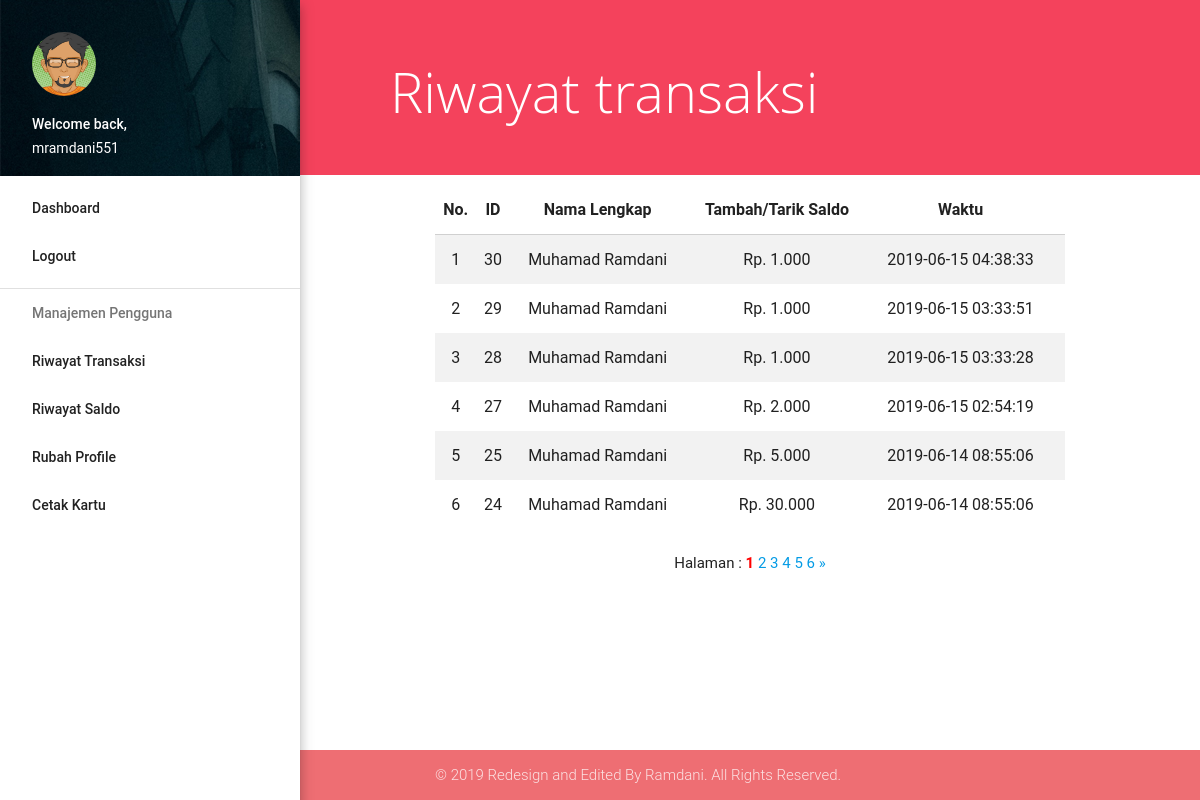
The page /pelanggan_dashboard/riwayat/tambah.php (signed in) on the database its author committed.
### tables this page shows
CREATE TABLE `log_saldo` (
  `id` int(11) NOT NULL,
  `penjual` varchar(50) DEFAULT NULL,
  `pelanggan` varchar(50) DEFAULT NULL,
  `first_name` varchar(50) DEFAULT NULL,
  `last_name` varchar(50) DEFAULT NULL,
  `add_saldo` int(255) NOT NULL,
  `waktu` timestamp NOT NULL DEFAULT CURRENT_TIMESTAMP ON UPDATE CURRENT_TIMESTAMP
);

### pelanggan_dashboard/riwayat/tambah.php (the view, shortened to what this page needs)
<?php
  require '../../konek.php';
  $username3=$_SESSION['username3'];
  $jumlahdataperhalaman=6;
  $result=mysqli_query($conn, "SELECT *FROM transaksi where username='$username3'");
  $jumlahdata=mysqli_num_rows($result);
  $jumlahhalaman=ceil($jumlahdata/$jumlahdataperhalaman);
  $halamanaktif = (isset($_GET["halaman"]) ) ? $_GET["halaman"] : 1;
  $awaldata=($jumlahdataperhalaman * $halamanaktif) - $jumlahdataperhalaman;
  $query=mysqli_query($conn, "SELECT id, first_name, last_name ,add_saldo, waktu FROM log_saldo where pelanggan='$username3' ORDER BY id DESC LIMIT $awaldata, $jumlahdataperhalaman");
?>
<!DOCTYPE html>
<html>
  <head>
    <link href="../../admin_dashboard/files/font-awesome.min.css" rel="stylesheet" type="text/css" />
    <link href="../../admin_dashboard/files/ionicons.min.css" rel="stylesheet" type="text/css" />
    <link rel="stylesheet" href="../../admin_dashboard/files/materialize.min.css">
    <link href="../../admin_dashboard/files/icon.css" rel="stylesheet">
    <link href="../../admin_dashboard/assets/css/custom.css" rel="stylesheet" type="text/css" />
  </head>
  <body>
    <ul id="slide-out" class="side-nav fixed z-depth-4">
      <li>
        <div class="userView">
          <div class="background">
            <img src="../../admin_dashboard/assets/img/photo1.png">
          </div>
          <img class="circle" src="../../admin_dashboard/assets/img/avatar04.png">
          <span class="white-text name">Welcome back,</span>
          <span class="white-text email"><?php echo $_SESSION['username3']; ?></span>
        </div>
      </li>
      <li><a class="active" href="../index.php">Dashboard</a></li>
      <li><a class="active" href="../../logout">Logout</a></li>
      <li><div class="divider"></div></li>
      <li><a class="subheader">Manajemen Pengguna</a></li>
      <li class="no-padding">
        <ul class="collapsible collapsible-accordion">
          <li>
              <ul>
                <li><a href="../riwayat">Riwayat Transaksi</a></li>
                <li><a href="../riwayat/tambah.php">Riwayat Saldo</a></li>
                <li><a href="../update/ubah_pelanggan.php">Rubah Profile</a></li>
                <li><a href="../print/">Cetak Kartu</a></li>
              </ul>
          </li>
        </ul>
      </li>
    </ul>
    <main>
    <section class="content">
      <div class="page-announce valign-wrapper"><h1 class="page-announce-text valign">Riwayat transaksi</h1></div>
      <div id="posttable" class="container">
        <table class="responsive-table striped hover centered" id="names-table">
          <thead>
            <tr>
                <th>No.</th>
                <th>ID</th>
                <th>Nama Lengkap</th>
                <th>Tambah/Tarik Saldo</th>
                <th>Waktu</th>
            </tr>
          </thead>
          <tbody>
          <div class="none">
          <?php $a=1+$awaldata; ?>
            <?php while($result=mysqli_fetch_assoc($query)): ?>
            </div>
            <tr>
              <td><?php echo $a; ?></td>
              <td><?php echo $result['id'] ?></td>
              <td><?php echo $result['first_name'].' '.$result['last_name'] ?></td>
              <td><?php echo 'Rp. '.number_format($result['add_saldo'], 0,'.','.') ?></td>
              <td><?php echo $result['waktu'] ?></td>
                <td>
              </td>
            </tr>
            <?php $a++; ?>
            <?php endwhile; ?>
  </section>
  <center>
    <br>
    Halaman :
        <?php for($i=1; $i<=$jumlahhalaman; $i++) : ?>
          <?php if($i == $halamanaktif) :?>
            <a href="?halaman=<?php echo $i; ?>" style="font-weight:bold; color:red;"><?php echo $i; ?></a>
          <?php else : ?>
            <a href="?halaman=<?php echo $i; ?>"><?php echo $i; ?></a>
          <?php endif; ?>
        <?php endfor; ?>
        <?php if($halamanaktif < $jumlahhalaman) : ?>
          <a href="?halaman=<?php echo $halamanaktif + 1; ?>">&raquo;</a>
        <?php endif; ?>
  </center>
  </main>
  <footer class="page-footer">
    <div class="footer-copyright">
        <div class="container">
          © 2019 Redesign and Edited By Ramdani. All Rights Reserved.
        </div>
      </div>
    </footer>
  </body>
</html>

### admin_dashboard/assets/css/custom.css (style rules this page uses)
@media (min-width:993px) { main, footer { padding-left: 300px; } }
div.page-announce { min-height: 175px; height: auto; background-color: #f4425c; padding: 40px; margin-bottom: 10px; }
h1.page-announce-text { font-family: 'Open Sans', sans-serif; font-weight: 100; font-size: 56px; color: #fff; line-height: 0.5em; margin-left: 50px; }
body { display: flex; min-height: 100vh; flex-direction: column; }
main { flex: 1 0 auto; }
.page-footer { padding-top: 0 !important; background-color: #f4425c; margin-top: 20px; }
.footer-copyright { background-color: inherit !important; }

### rows shown on the page
log_saldo: id "30", first_name "Muhamad", last_name "Ramdani", add_saldo "1.000", waktu "2019-06-15 04:38:33"
log_saldo: id "29", first_name "Muhamad", last_name "Ramdani", add_saldo "1.000", waktu "2019-06-15 03:33:51"
log_saldo: id "28", first_name "Muhamad", last_name "Ramdani", add_saldo "1.000", waktu "2019-06-15 03:33:28"
log_saldo: id "27", first_name "Muhamad", last_name "Ramdani", add_saldo "2.000", waktu "2019-06-15 02:54:19"
log_saldo: id "25", first_name "Muhamad", last_name "Ramdani", add_saldo "5.000", waktu "2019-06-14 08:55:06"
log_saldo: id "24", first_name "Muhamad", last_name "Ramdani", add_saldo "30.000", waktu "2019-06-14 08:55:06"

### other values the page prints
$_SESSION['username3'] "mramdani551"
